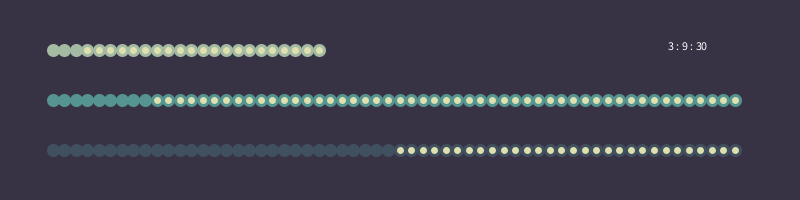
Frame 1 (no input)
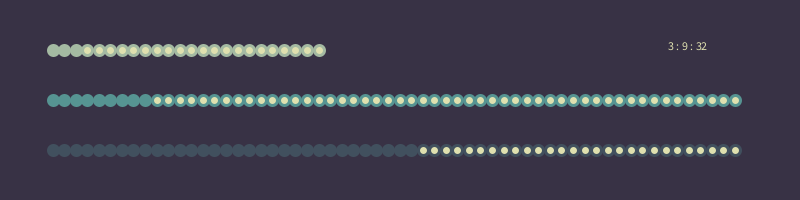
Frame 60 (the mouse pressed at the canvas centre just before this capture)
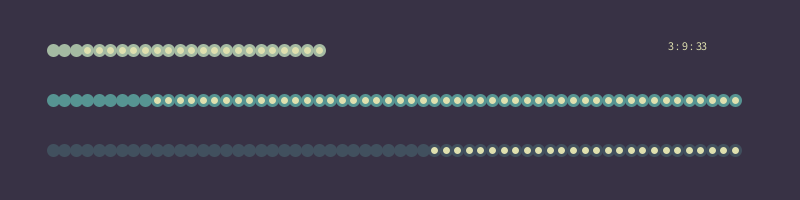
Frame 120 (the mouse held since frame 60 and released just before this capture)

The Processing sketch that drew these frames (run headless with seeded random() and noise(); from frame 60 on, the mouse is pressed at the canvas centre):

// Processing sketch: processing_109700
// ── processing_109700.pde

float margin_x, margin_y, step, sz;
color s1, s2, m1, m2, h1, h2;

void setup() {
  size(800, 200);
  margin_x = width/15;
  margin_y = height/4;
  step = (width - 2*margin_x)/60;
  sz = 10;
  strokeWeight(3);
  h1 =#A4BAA2 ;
  h2 =#DFE0AF ;
  m1 =#569492 ;
  m2 =#DFE0AF ;
  s1 =#41505E ;
  s2 =#DFE0AF ;
}

void draw() {
  background(#383245);
  int secondes = second();
  int minutes = minute();
  int heure = hour();
  
  text(hour()+" : "+minute()+" : "+second(), width - 2.5* margin_x, margin_y);

  for (int i = 0; i<24; i++) {
    stroke(h1);
    if (i < heure) {
      fill(h1);
    }
    else {
      fill(h2);
    }
    ellipse(margin_x + i*step, margin_y, sz, sz);
  }

  for (int i = 0; i<60; i++) {
    stroke(m1);
    if (i < minutes) {
      fill(m1);
    }
    else {
      fill(m2);
    }
    ellipse(margin_x + i*step, 2*margin_y, sz, sz);
  }   

  for (int i = 0; i<60; i++) {
    stroke(s1);
    if (i < secondes) {
      fill(s1);
    }
    else {
      fill(s2);
    }
    ellipse(margin_x + i*step, 3*margin_y, sz, sz);
  }
}

void mouseClicked() {
  save(random(1234)+".png");

}
